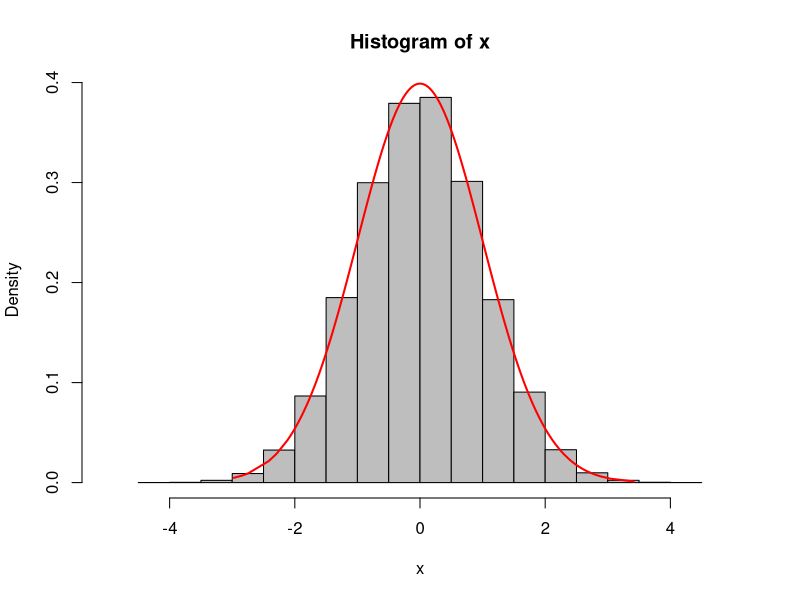
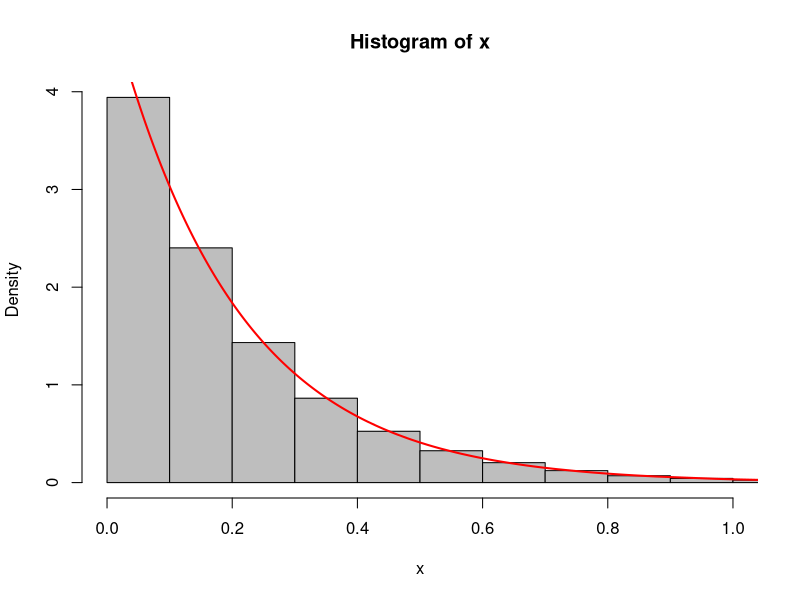
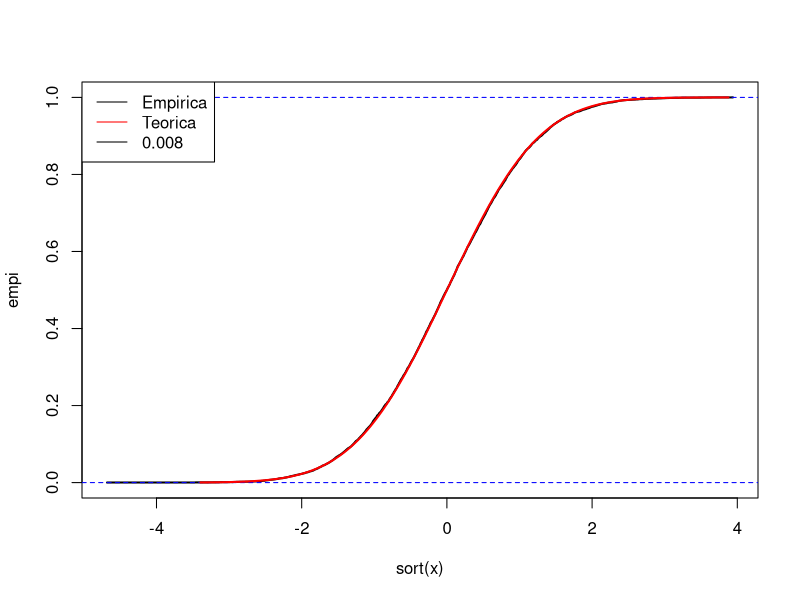
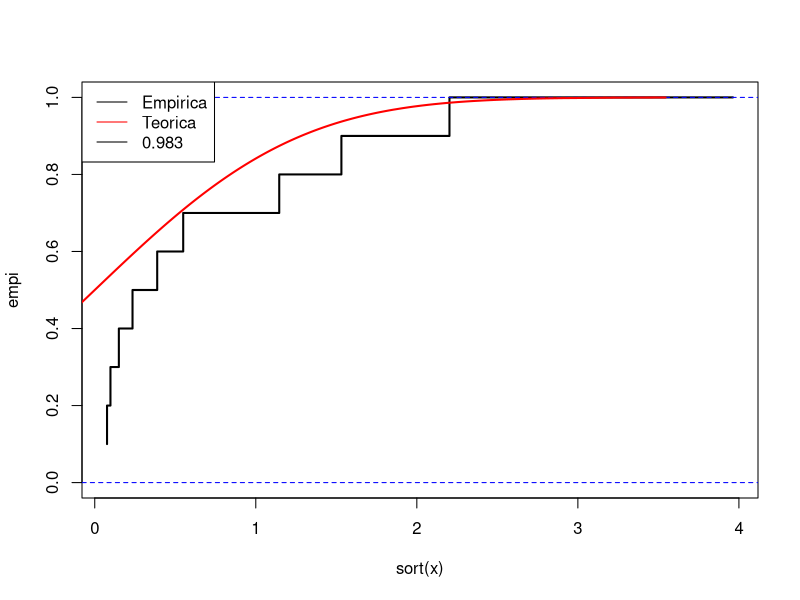

Recreate these plots in R, in order.
## ---- chunk 1
#Simulemos datos que provengan de una distribucion y comparemos sus histogramas.

n = 100000
  
x = rnorm(n) #simular datos normales estandar

####
Y = sort(rnorm(1000))
pdf = dnorm(Y)
hist(x, col = "gray", freq = F, xlim = c(-5, 5))
lines(Y, pdf, lwd = 2, col = "red")

## ---- chunk 2
#Simulemos datos que provengan de una distribucion y comparemos sus histogramas.

n = 100000
beta = 5
x = rexp(n, beta) #simular datos normales estandar

###
Y = sort(rexp(1000, beta))
pdf = dexp(Y, beta)
hist(x, col = "gray", freq = F, xlim = c(0, 1))
lines(Y, pdf, lwd = 2, col = "red")

# ejemplo 2, distribucion exponencial

## ---- chunk 3


ecdf.2 = function(x){
  n = length(x)
  conteo = rep(0, n)
  y = sort(x)
  for (i in 1:n){
    conteo[i] = sum(x <= y[i]) / n
  }
  return(conteo)
}

## ---- chunk 4
#Simulemos datos que provengan de una distribucion y comparemos sus histogramas.

n = 10000
  
x = rnorm(n) #simular datos normales estandar

empi = ecdf.2(x)


####
Y = sort(rnorm(10000))
pdf = pnorm(Y)
####
KS = round(max(abs(empi - pdf)), 3)

plot(sort(x), empi, type = "S", lwd = 2,ylim = c(0, 1))

abline(h = c(0, 1), col = "blue", lty = 2)

lines(Y, pdf, lwd = 2, col = "red")

legend("topleft", legend= c("Empirica", "Teorica", KS), lty = 1, col = c("black", "red"))

ks.test(x, "pnorm")
## ---- chunk 5
#Simulemos datos que provengan de una distribucion exponencial y comparemos sus histogramas.

n = 10
x = rexp(n) #simular datos normales estandar
empi = ecdf.2(x)


####
Y = sort(rnorm(1000))
pdf = pnorm(Y)
####
KS = round(max(abs(empi - pdf)), 3)

plot(sort(x), empi, type = "S", lwd = 2,ylim = c(0, 1))

abline(h = c(0, 1), col = "blue", lty = 2)

lines(Y, pdf, lwd = 2, col = "red")

legend("topleft", legend= c("Empirica", "Teorica", KS), lty = 1, col = c("black", "red"))

ks.test(x, "pnorm")
